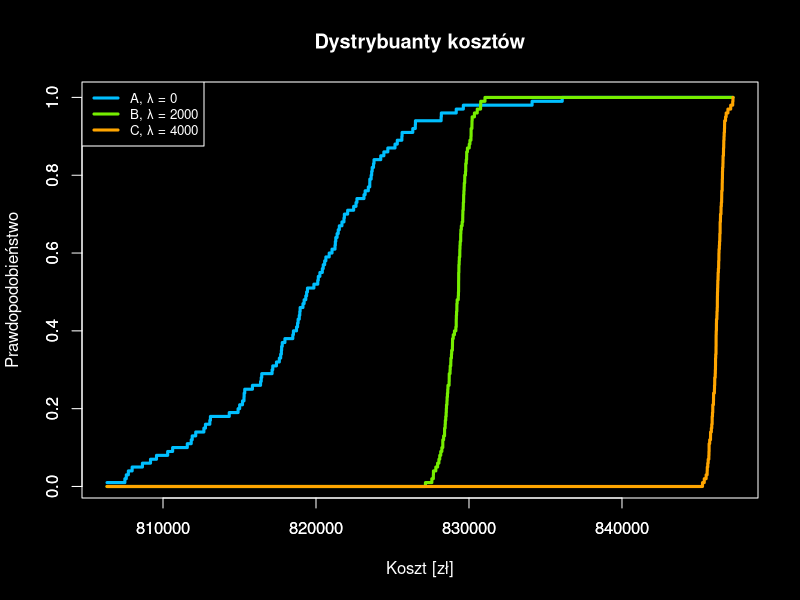

Write the R code that produced this figure.
costs_0 <- read.csv("../task_2/koszty_dla_0.csv", sep = "\t")$cost
costs_2000 <- read.csv("../task_2/koszty_dla_2000.csv", sep = "\t")$cost
costs_4000 <- read.csv("../task_2/koszty_dla_4000.csv", sep = "\t")$cost

costs_all <- c(costs_0, costs_2000, costs_4000)
xs <- seq(min(costs_all), max(costs_all), by = 1)

filename <- "../Obrazy/Wykres_dystrybuant.png"  
png(filename, width = 200, height = 200, units = "mm", res = 300)

# Ciemne tło
par(bg = "black", col.axis = "white", col.lab = "white", col.main = "white")

# Wykres
plot(xs, ecdf(costs_0)(xs), type = "l", xlab = "Koszt [zł]", ylab = "Prawdopodobieństwo",
     col = "deepskyblue", lwd = 3, main = "Dystrybuanty kosztów")

lines(xs, ecdf(costs_2000)(xs), col = "chartreuse2", lwd = 3)
lines(xs, ecdf(costs_4000)(xs), col = "orange", lwd = 3)

# Osie i ramka w białym kolorze
axis(1, col = "white", col.axis = "white")
axis(2, col = "white", col.axis = "white")
box(col = "white")

legend("topleft",
       legend = c("A, λ = 0", "B, λ = 2000", "C, λ = 4000"),
       col = c("deepskyblue", "chartreuse2", "orange"),
       lty = 1, lwd = 3,
       text.col = "white", bg = "black", box.col = "white",
       cex = 0.8)  # ← zmniejszenie rozmiaru legendy

dev.off()